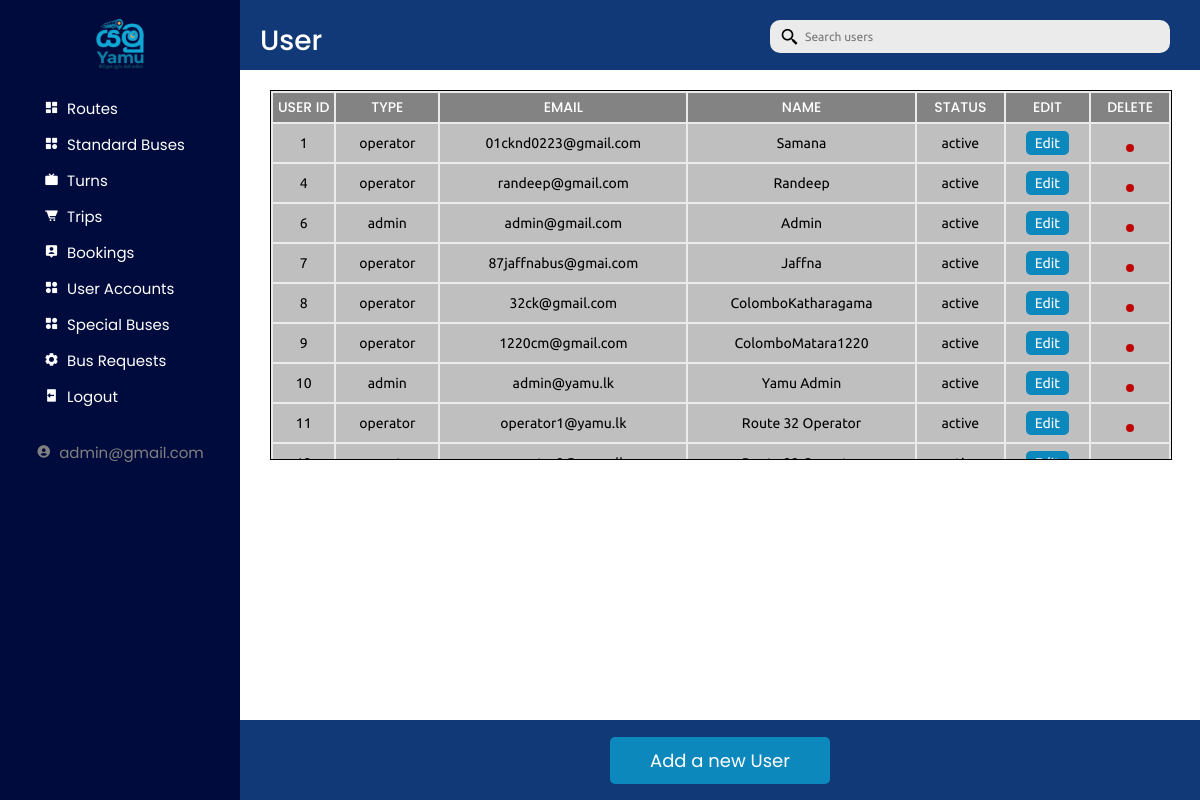
The page /busbooking/admin/useraccounts.php (signed in) on the database its author committed.
### tables this page shows
CREATE TABLE `user` (
  `userID` int(11) NOT NULL,
  `type` varchar(20) NOT NULL DEFAULT 'operator',
  `email` varchar(255) NOT NULL,
  `password` text NOT NULL,
  `name` varchar(255) NOT NULL,
  `status` varchar(20) DEFAULT 'active'
);

### busbooking/admin/useraccounts.php (the view, shortened to what this page needs)
<?php
require_once("../db_conn.php");
include("sidemenu.php");
?>
<div class="dashboard-content">
    <div class="heading-box">
        <div class="box-1">
            <div class="title">
                <p>User</p>
            </div>
        </div>
        <div class="box-1">
            <div class="search-bar">
                <ul>
                    <li class="search">
                        <form action="useraccounts.php" method="post" id="searchForm">
                        <input type="text" <?php echo isset($_POST["search"]) ? "value='$search'" : ""; ?> placeholder="Search users" name="search" required id="search-input" />
                        <i onclick="submitForm()" class="bx bx-search-alt-2"></i>
                        </form>
                    </li>
                </ul>
            </div>
        </div>
    </div>
    <div class="table-section-item">
        <div class="table-container-item">
            <div class="table-box">
                <table id="rows-def">
                    <tr id="table-head">
                        <th>USER ID</th>
                        <th>TYPE</th>
                        <th>EMAIL</th>
                        <th>NAME</th>
                        <th>STATUS</th>
                        <th>EDIT</th>
                        <th>DELETE</th>
                    </tr>
                    <?php
                    if (isset($_POST["search"])) {
                        $sql = "SELECT * FROM user
                        WHERE userID LIKE '%$search%' OR  email LIKE '%$search%'
                        ";
                    }else {
                        $sql = "SELECT * FROM user
                            ";
                    }
                    $result = mysqli_query($conn, $sql);
                    $queryResults = mysqli_num_rows($result);
                    if ($queryResults > 0) {
                        while ($row = mysqli_fetch_assoc($result)) {
                            echo "<form action='useraccounts.php' method='post'>
                            <tr>
                      <td id='ID'>" . $row["userID"] . "</td>
                      <td>" . $row["type"] . "</td>
                      <td>" . $row["email"] . "</td>
                      <td>" . $row["name"] . "</td>
                     <td>" . $row["status"] . "</td>
                      <input type='hidden' name='userID' value='" . $row["userID"] . "'>
                    <td><button id='update' name='editUser'> Edit</button></td>
                    <td><button id='bin' name='deleteUser'><i class='ri-delete-bin-line'></i></button> </td>
                  </tr></form>";
                        }
                    }
?>
                </table>
            </div>
        </div>
    </div>
    <div class="bottom-box">
        <div class="button"><form action='useraccounts.php' method='post'>
            <button name="addUserButtonBottom" id="popupButtonItem" class="submit">
                Add a new User
            </button></form>
        </div>
    </div>
</div>
</body>
</html>

### busbooking/admin/admin.css (style rules this page uses)
* { margin: 0; padding: 0; box-sizing: border-box; list-style: none; text-decoration: none; font-family: "Ubuntu", sans-serif; font-weight: 400; font-size: 15px; scroll-behavior: smooth; }
:root { --offwhite: #edebe6; --black: #000000; --white: #ffffff; --blue: #000b3d; --gray: rgb(115, 114, 114); --skyblue: #113978; --skyblue2: rgb(13, 136, 188); }
body { color: var(--white); height: 100vh; overflow: hidden; }
.dashboard-content { background-color: var(--white); width: 80%; height: auto; color: #000000; display: flex; justify-content: center; flex-direction: column; flex-wrap: wrap; }
.heading-box { display: flex; justify-content: space-between; align-content: center; width: 100%; height: 70px; padding: 10px; background-color: var(--skyblue); color: var(--white); }
.box-1 { margin: 10px; }
i.bx-search-alt-2 { font-size: 20px; padding-right: 15px; }
.search { position: relative; }
.search input { font-size: 0.8rem; border: none; border-radius: 10px; padding: 10px 10px 10px 35px; width: 400px; margin-right: 10px; outline: none; background-color: #ebebeb; }
.search i { position: absolute; top: 50%; left: 10px; transform: translateY(-50%); color: #000000; }
.title { text-align: center; }
.title p { font-family: "Poppins", sans-serif; font-weight: 500; font-style: normal; font-size: 28px; }
.table-section-item { margin-top: 10px; width: 100%; height: auto; display: flex; justify-content: center; align-content: center; flex-direction: column; margin-left: 30px; }
.table-container-item { width: 94%; background-color: #ebebeb; margin-top: 10px; margin-bottom: 15px; overflow: auto; max-height: 370px; border: 1px solid var(--black); }
.table-box { position: relative; width: 100%; display: flex; justify-content: center; overflow: auto; }
.table-box table { width: 100%; overflow: auto; height: auto; }
.table-box tr { text-align: center; }
.table-box th { padding: 4px; width: 30px; color: var(--white); background-color: rgba(128, 128, 128, 0.954); font-style: normal; font-size: 14px; font-family: "Poppins", sans-serif; font-weight: 500; font-style: normal; }
.table-box td { padding: 7px; background-color: rgba(166, 166, 166, 0.632); color: #000000; font-size: 14px; }
.bottom-box { position: absolute; width: 80%; bottom: 0%; display: flex; justify-content: center; align-items: center; gap: 2rem; height: 80px; background-color: var(--skyblue); }
.submit { font-size: 18px; font-family: "Poppins", sans-serif; font-weight: 400; font-style: normal; background-color: var(--skyblue2); color: var(--white); border: none; border-radius: 5px; padding: 10px 40px; cursor: pointer; width: auto; }
#update { font-size: 16px; background-color: var(--skyblue2); color: var(--white); border: none; border-radius: 5px; font-size: 14px; padding: 4px 9px; cursor: pointer; }
#bin { font-size: 16px; background-color: rgb(190, 5, 5); color: var(--white); border: none; border-radius: 5px; font-family: 'Tw Cen MT Std', sans-serif; padding: 4px 4px; cursor: pointer; }
#table-head { position: sticky; top: 0; z-index: 1001; background-color: rgb(196, 196, 196); }

### rows shown on the page
user: userID "1", type "operator", email "01cknd0223@gmail.com", name "Samana", status "active"
user: userID "4", type "operator", email "randeep@gmail.com", name "Randeep", status "active"
user: userID "6", type "admin", email "admin@gmail.com", name "Admin", status "active"
user: userID "7", type "operator", email "87jaffnabus@gmai.com", name "Jaffna", status "active"
user: userID "8", type "operator", email "32ck@gmail.com", name "ColomboKatharagama", status "active"
user: userID "9", type "operator", email "1220cm@gmail.com", name "ColomboMatara1220", status "active"
user: userID "10", type "admin", email "admin@yamu.lk", name "Yamu Admin", status "active"
user: userID "11", type "operator", email "operator1@yamu.lk", name "Route 32 Operator", status "active"

### other values the page prints
$_SESSION["user"]["user_email"] "admin@gmail.com"
